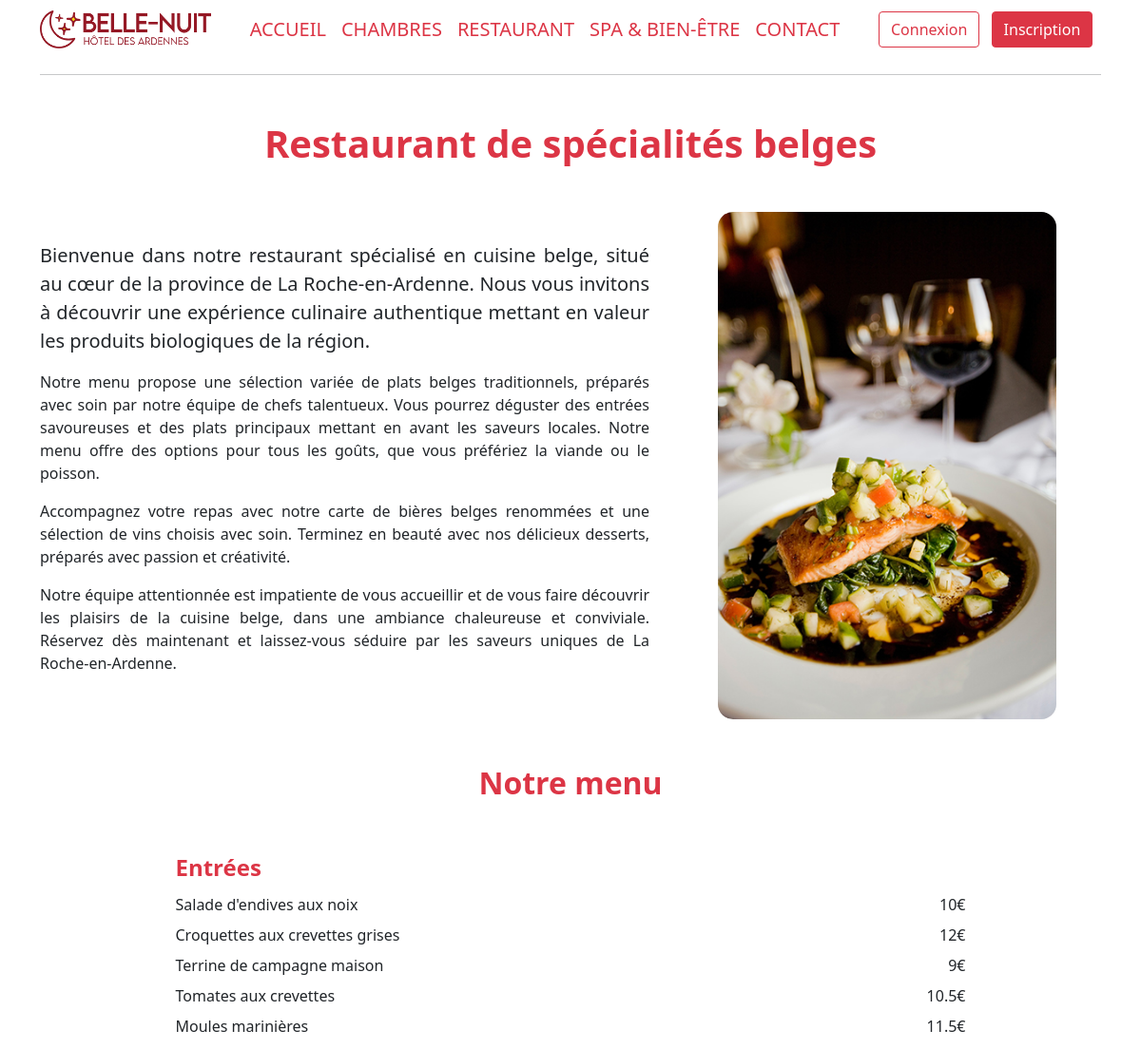
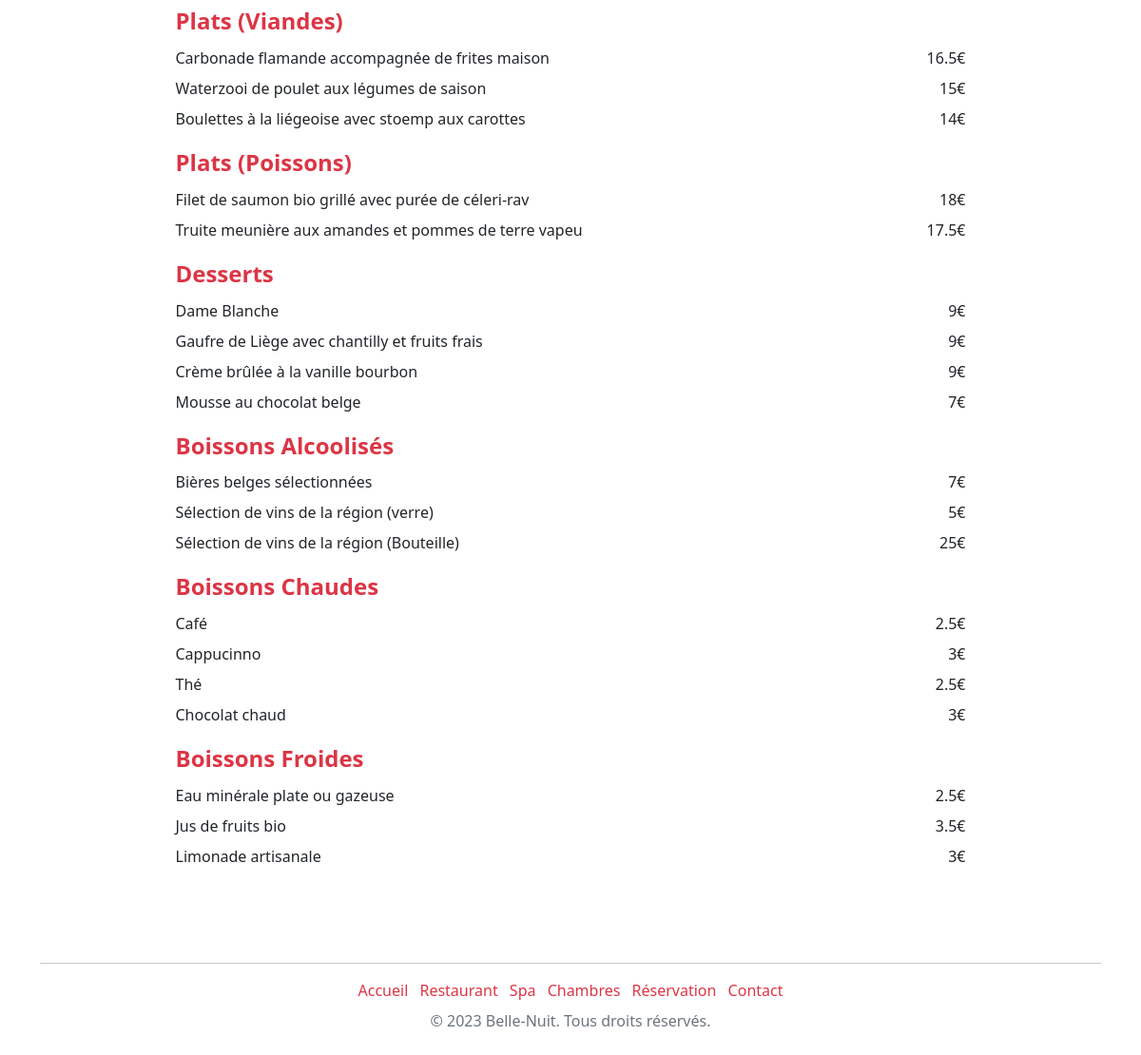
Page /restaurant on the committed database (2 pictures, top to bottom).
### tables this page shows
CREATE TABLE `category_restaurant` (
  `restocategory_id` int(11) NOT NULL,
  `restocategory_name` varchar(40) NOT NULL
);

CREATE TABLE `restaurant` (
  `product_id` int(11) NOT NULL,
  `product_title` varchar(255) NOT NULL,
  `id_restocategory` int(11) NOT NULL,
  `product_price` float NOT NULL,
  `product_active` tinyint(1) NOT NULL DEFAULT 1
);

### controllers/FrontController.php (called while the page is built, shortened)
<?php
require_once("models/FrontManager.model.php");
class FrontController{
    private $frontManager;
    public function __construct(){
        $this->frontManager = new FrontManager();
    }
    private function genererPage($data){
        extract($data);
        require_once($view);
    }
    public function restaurant(){
        $categoryRestaurant = $this->frontManager->getCategoryRestaurant();
        foreach ($categoryRestaurant as &$category) {
            $category["restaurant"] = $this->frontManager->getRestaurantByIdCategory($category["restocategory_id"]);
        }
        $data_page = [
            "categoryResto" => $categoryRestaurant,
            "page_description" => "Description du restaurant",
            "page_title" => "Hôtel Belle-Nuit | Restaurant",
            "view" => "views/main/front/restaurant.view.php",
            "template" => "views/main/common/__template_front.php"
        ];
        $this->genererPage($data_page);
    }
}

### models/Model.class.php (called while the page is built, shortened)
<?php
abstract class Model{
    private static $pdo;
    private static function setBdd(){
        self::$pdo = new PDO("mysql:host=localhost;dbname=hotel;charset=utf8", "root", "");
        self::$pdo->setAttribute(PDO::ATTR_ERRMODE, PDO::ERRMODE_WARNING);
    }
    protected function getBdd(){
        return self::$pdo;
    }
}

### models/FrontManager.model.php (called while the page is built, shortened)
<?php
require_once("Model.class.php");
class FrontManager extends Model
{
    public function getCategoryRestaurant(){
        $stmt = $this->getBdd()->prepare('SELECT * FROM category_restaurant');
        $stmt->execute();
        $categoryRestaurantList = $stmt->fetchAll(PDO::FETCH_ASSOC);
        return $categoryRestaurantList;
    }
    public function getRestaurantByIdCategory($category){
        $stmt = $this->getBdd()->prepare('SELECT c.restocategory_id, r.product_title, r.product_price
                              FROM category_restaurant c
                              LEFT JOIN restaurant r ON c.restocategory_id = r.id_restocategory
                              WHERE r.product_active = 1 AND r.id_restocategory = :category
                              ORDER BY r.id_restocategory');
        $stmt->bindValue(':category', $category, PDO::PARAM_INT);
        $stmt->execute();
        $getSpaById = $stmt->fetchAll(PDO::FETCH_ASSOC);
        return $getSpaById;
    }
}

### views/main/front/restaurant.view.php (the view)
<h1 class="text-center my-3 text-danger fw-bolder mt-5 mb-5">Restaurant de spécialités belges</h1>
<div class="row align-items-center mb-5">
    <div class="col-md-7 me-5 text-justify">
        <p class="lead">Bienvenue dans notre restaurant spécialisé en cuisine belge, situé au cœur de la province de La Roche-en-Ardenne. Nous vous invitons à découvrir une expérience culinaire authentique mettant en valeur les produits biologiques de la région.</p>
        <p>Notre menu propose une sélection variée de plats belges traditionnels, préparés avec soin par notre équipe de chefs talentueux. Vous pourrez déguster des entrées savoureuses et des plats principaux mettant en avant les saveurs locales. Notre menu offre des options pour tous les goûts, que vous préfériez la viande ou le poisson.</p>
        <p>Accompagnez votre repas avec notre carte de bières belges renommées et une sélection de vins choisis avec soin. Terminez en beauté avec nos délicieux desserts, préparés avec passion et créativité.</p>
        <p>Notre équipe attentionnée est impatiente de vous accueillir et de vous faire découvrir les plaisirs de la cuisine belge, dans une ambiance chaleureuse et conviviale. Réservez dès maintenant et laissez-vous séduire par les saveurs uniques de La Roche-en-Ardenne.</p>
    </div>
    <div class="col-md-4">
        <img src="<?= URL ?>public/assets/images/restaurant/cuisine2.jpg" alt="Cuisinier qui découpe un oignon" class="rounded-5 img-fluid">
    </div>
</div>
<h2 class="text-center my-3 text-danger fw-bolder mt-5 mb-5">
    Notre menu
</h2>
<div class="row mb-5 justify-content-center">
    <?php foreach ($categoryResto as $category) { ?>
        <div class="col-md-9 mx-auto">
            <h4 class="text-danger fw-bolder mb-3 mt-2"><?= $category["restocategory_name"] ?></h4>
            <?php foreach ($category["restaurant"] as $service) { ?>
                <p class="lh-1">
                    <?= $service['product_title'] ?><span class="float-end"><?= $service['product_price'] ?>€</span>
                </p>
            <?php } ?>
        </div>
    <?php } ?>
</div>

### public/css/main.css (style rules this page uses)
.rounded-5 { border-radius: 1rem; }
.text-justify { text-align: justify; }

### rows in the picture
category_restaurant: restocategory_name "Entrées"
restaurant: product_title "Salade d'endives aux noix", product_price "10"
restaurant: product_title "Croquettes aux crevettes grises", product_price "12"
restaurant: product_title "Terrine de campagne maison", product_price "9"
restaurant: product_title "Tomates aux crevettes", product_price "10.5"
restaurant: product_title "Moules marinières", product_price "11.5"
category_restaurant: restocategory_name "Plats (Viandes)"
restaurant: product_title "Carbonade flamande accompagnée de frites maison", product_price "16.5"
restaurant: product_title "Waterzooi de poulet aux légumes de saison", product_price "15"
restaurant: product_title "Boulettes à la liégeoise avec stoemp aux carottes", product_price "14"
category_restaurant: restocategory_name "Plats (Poissons)"
restaurant: product_title "Filet de saumon bio grillé avec purée de céleri-rav", product_price "18"
restaurant: product_title "Truite meunière aux amandes et pommes de terre vapeu", product_price "17.5"
category_restaurant: restocategory_name "Desserts"
restaurant: product_title "Dame Blanche", product_price "9"
restaurant: product_title "Gaufre de Liège avec chantilly et fruits frais", product_price "9"
restaurant: product_title "Crème brûlée à la vanille bourbon", product_price "9"
restaurant: product_title "Mousse au chocolat belge", product_price "7"
category_restaurant: restocategory_name "Boissons Alcoolisés"
restaurant: product_title "Bières belges sélectionnées", product_price "7"
restaurant: product_title "Sélection de vins de la région (verre)", product_price "5"
restaurant: product_title "Sélection de vins de la région (Bouteille)", product_price "25"
category_restaurant: restocategory_name "Boissons Chaudes"
restaurant: product_title "Café", product_price "2.5"
restaurant: product_title "Cappucinno", product_price "3"
restaurant: product_title "Thé", product_price "2.5"
restaurant: product_title "Chocolat chaud", product_price "3"
category_restaurant: restocategory_name "Boissons Froides"
restaurant: product_title "Eau minérale plate ou gazeuse", product_price "2.5"
restaurant: product_title "Jus de fruits bio", product_price "3.5"
restaurant: product_title "Limonade artisanale", product_price "3"
